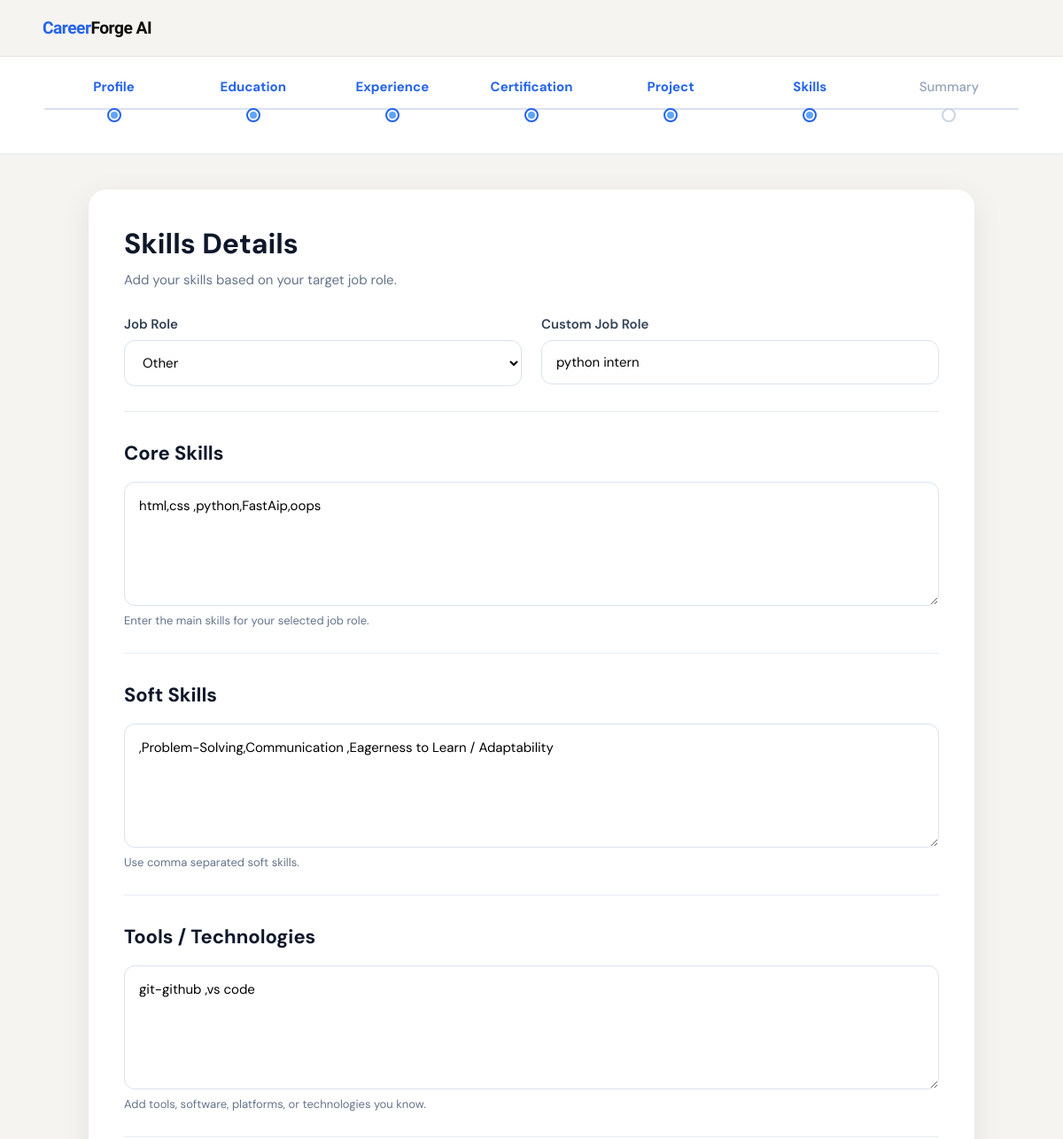
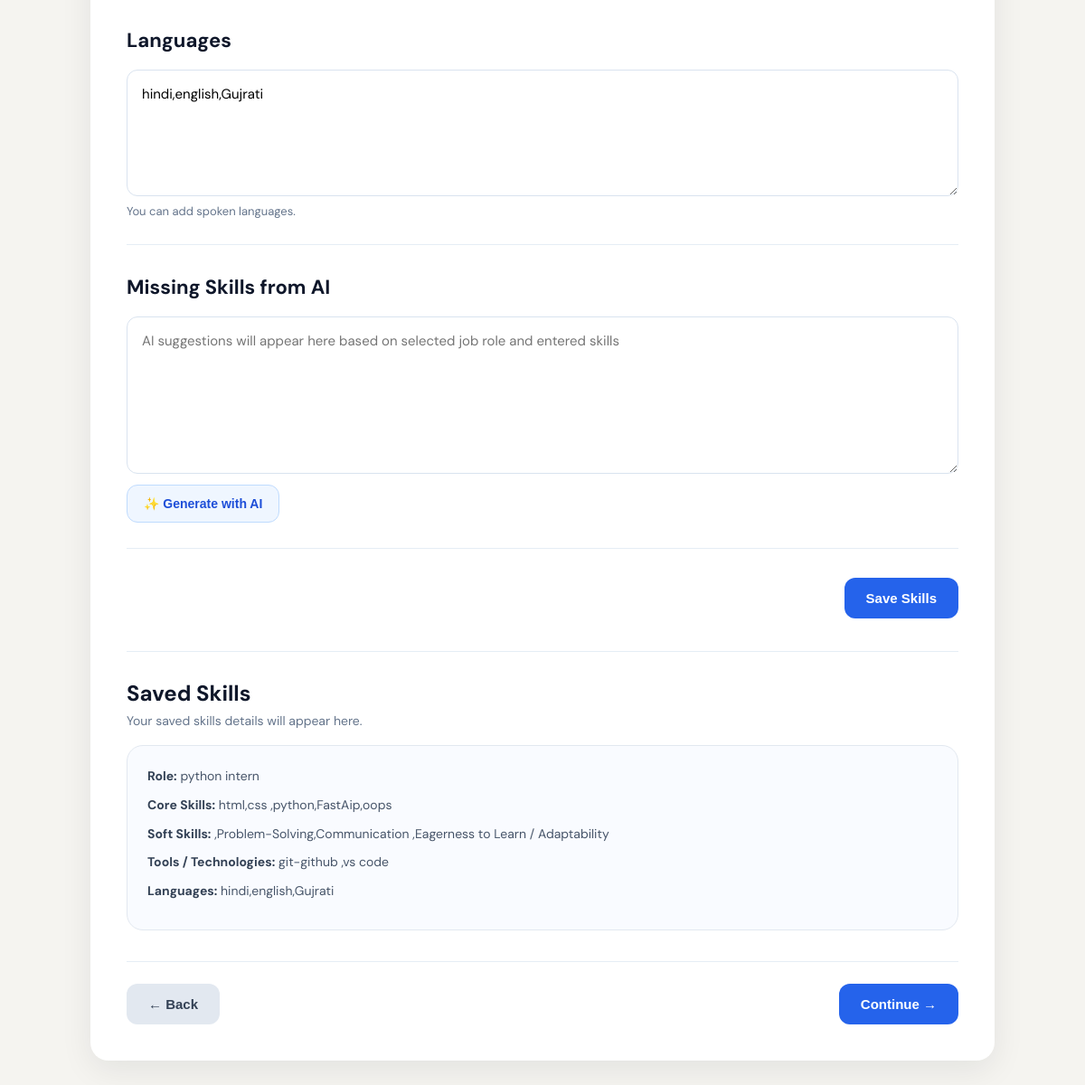
Page /skills.html (signed in) on the committed database (2 pictures, top to bottom).
### tables this page shows
CREATE TABLE user_skills (
    id INTEGER PRIMARY KEY AUTOINCREMENT,
    user_id INTEGER UNIQUE,
    job_role_id INTEGER,
    custom_job_role TEXT,
    core_skills TEXT,
    soft_skills TEXT,
    tools_technologies TEXT,
    languages TEXT,
    missing_skills_suggestions TEXT,
    FOREIGN KEY (user_id) REFERENCES users(id) ON DELETE CASCADE,
    FOREIGN KEY (job_role_id) REFERENCES job_title_master(id)
);

### main.py (the view)
@app.get("/skills", response_class=HTMLResponse)
@app.get("/skills_projects", response_class=HTMLResponse)
@app.get("/skills.html", response_class=HTMLResponse)
def skills_page(request: Request):
    user = require_login(request)
    if isinstance(user, RedirectResponse):
        return user
    job_role_list = get_job_titles()
    skills_data = get_skills(user["id"])
    return templates.TemplateResponse(
        request,
        "skills.html",
        {
            "request": request,
            "user": user,
            "job_role_list": job_role_list,
            "skills_data": skills_data,
            "step": 6
        }
    )

### template/skills.html (shortened to what this page needs)
<!DOCTYPE html>
<html lang="en">
<head>
    <link rel="stylesheet" href="/static/skills.css">
</head>
<body>
<div class="page-wrapper">
    <header class="topbar">
        <div class="logo"><span>Career</span>Forge AI</div>
    </header>
    <section class="progress-section">
        <div class="progress-wrap">
            <div class="progress-step {% if step|default(0) > 1 %}completed{% elif step|default(0) == 1 %}active{% endif %}">
                <span class="step-label">Profile</span>
                <span class="step-dot"></span>
            </div>
            <div class="progress-step {% if step|default(0) > 2 %}completed{% elif step|default(0) == 2 %}active{% endif %}">
                <span class="step-label">Education</span>
                <span class="step-dot"></span>
            </div>
            <div class="progress-step {% if step|default(0) > 3 %}completed{% elif step|default(0) == 3 %}active{% endif %}">
                <span class="step-label">Experience</span>
                <span class="step-dot"></span>
            </div>
            <div class="progress-step {% if step|default(0) > 4 %}completed{% elif step|default(0) == 4 %}active{% endif %}">
                <span class="step-label">Certification</span>
                <span class="step-dot"></span>
            </div>
            <div class="progress-step {% if step|default(0) > 5 %}completed{% elif step|default(0) == 5 %}active{% endif %}">
                <span class="step-label">Project</span>
                <span class="step-dot"></span>
            </div>
            <div class="progress-step {% if step|default(0) > 6 %}completed{% elif step|default(0) == 6 %}active{% endif %}">
                <span class="step-label">Skills</span>
                <span class="step-dot"></span>
            </div>
            <div class="progress-step {% if step|default(0) > 7 %}completed{% elif step|default(0) == 7 %}active{% endif %}">
                <span class="step-label">Summary</span>
                <span class="step-dot"></span>
            </div>
        </div>
    </section>
    <main class="main-section">
        <div class="skills-card">
            <div class="card-header">
                <h1>Skills Details</h1>
                <p>Add your skills based on your target job role.</p>
            </div>
            <form method="post" action="/skills_detail" class="skills-form">
                <div class="section-block">
                    <div class="form-grid">
                        <div class="form-group">
                            <label for="job_role">Job Role</label>
                            <select id="job_role" name="job_role" required>
                                <option value="other"
                                    {% if skills_data and skills_data.custom_job_role %}selected{% endif %}>
                                    Other
                                </option>
                            </select>
                        </div>
                        <div class="form-group {% if not (skills_data and skills_data.custom_job_role) %}hidden-field{% endif %}" id="customJobRoleGroup">
                            <label for="custom_job_role">Custom Job Role</label>
                            <input
                                type="text"
                                id="custom_job_role"
                                name="custom_job_role"
                                value="{{ skills_data.custom_job_role if skills_data else '' }}"
                                placeholder="Enter your job role"
                            >
                        </div>
                    </div>
                </div>
                <div class="section-block">
                    <h2 class="section-title">Core Skills</h2>
                    <div class="form-grid">
                        <div class="form-group full-width">
                            <textarea
                                id="core_skills"
                                name="core_skills"
                                rows="1"
                                placeholder="Example: HTML, CSS, JavaScript, Python, Accounting, Recruitment, Teaching"
                            >{{ skills_data.core_skills if skills_data and skills_data.core_skills else '' }}</textarea>
                            <small class="helper-text">Enter the main skills for your selected job role.</small>
                        </div>
                    </div>
                </div>
                <div class="section-block">
                    <h2 class="section-title">Soft Skills</h2>
                    <div class="form-grid">
                        <div class="form-group full-width">
                            <textarea
                                id="soft_skills"
                                name="soft_skills"
                                rows="1"
                                placeholder="Example: Communication, Teamwork, Leadership, Problem Solving"
                            >{{ skills_data.soft_skills if skills_data and skills_data.soft_skills else '' }}</textarea>
                            <small class="helper-text">Use comma separated soft skills.</small>
                        </div>
                    </div>
                </div>
                <div class="section-block">
                    <h2 class="section-title">Tools / Technologies</h2>
                    <div class="form-grid">
                        <div class="form-group full-width">
                            <textarea
                                id="tools_technologies"
                                name="tools_technologies"
                                rows="1"
                                placeholder="Example: Git, Docker, Excel, Power BI, Figma, Tally"
                            >{{ skills_data.tools_technologies if skills_data and skills_data.tools_technologies else '' }}</textarea>
                            <small class="helper-text">Add tools, software, platforms, or technologies you know.</small>
                        </div>
                    </div>
                </div>
                <div class="section-block">
                    <h2 class="section-title">Languages</h2>
                    <div class="form-grid">
                        <div class="form-group full-width">
                            <textarea
                                id="languages"
                                name="languages"
                                rows="1"
                                placeholder="Example:English, Hindi,Gujrati,Spanish"
                            >{{ skills_data.languages if skills_data and skills_data.languages else '' }}</textarea>
                            <small class="helper-text">You can add spoken languages.</small>
                        </div>
                    </div>
                </div>
                <div class="section-block">
                    <h2 class="section-title">Missing Skills from AI</h2>
                    <div class="form-grid">
                        <div class="form-group full-width">
                            <textarea
                                id="missing_skills_suggestions"
                                name="missing_skills_suggestions"
                                rows="6"
                                placeholder="AI suggestions will appear here based on selected job role and entered skills"
                            >{{ skills_data.missing_skills_suggestions if skills_data and skills_data.missing_skills_suggestions else '' }}</textarea>
                            <div class="ai-action">
                                <button type="button" class="ai-btn" id="generateMissingSkillsBtn">✨ Generate with AI</button>
                            </div>
                        </div>
                    </div>
                </div>
                <div class="form-actions">
                    <button type="submit" class="add-btn">Save Skills</button>
                </div>
            </form>
            <div class="saved-section">
                <div class="saved-header">
                    <h2>Saved Skills</h2>
                    <p>Your saved skills details will appear here.</p>
                </div>
                {% if skills_data %}
                    <div class="skills-item">
                        <p><strong>Role:</strong>
                            {{ skills_data.job_role_name if skills_data.job_role_name else skills_data.custom_job_role }}
                        </p>
                        <p><strong>Core Skills:</strong> {{ skills_data.core_skills }}</p>
                        <p><strong>Soft Skills:</strong> {{ skills_data.soft_skills }}</p>
                        <p><strong>Tools / Technologies:</strong> {{ skills_data.tools_technologies }}</p>
                        <p><strong>Languages:</strong> {{ skills_data.languages }}</p>
                {% else %}
                    <div class="empty-state">
                        <div class="empty-icon">🛠️</div>
                        <h3>No skills added yet</h3>
                        <p>Add your skills details using the form above.</p>
                    </div>
                {% endif %}
            </div>
           <div class="bottom-nav">
                <button type="button" class="back-btn"
                    onclick="window.location.href='/project'">
                    ← Back
                </button>
                <button type="button" class="continue-btn"
                    onclick="window.location.href='/summary'">
                    Continue →
                </button>
            </div>
        </div>
    </main>
</div>
</body>
</html>

### rows in the picture
user_skills: job_role "Other", custom_job_role "python intern", core_skills "html,css ,python,FastAip,oops", soft_skills ",Problem-Solving,Communication ,Eagerness to Learn / Adaptability", tools_technologies "git-github ,vs code", languages "hindi,english,Gujrati"
